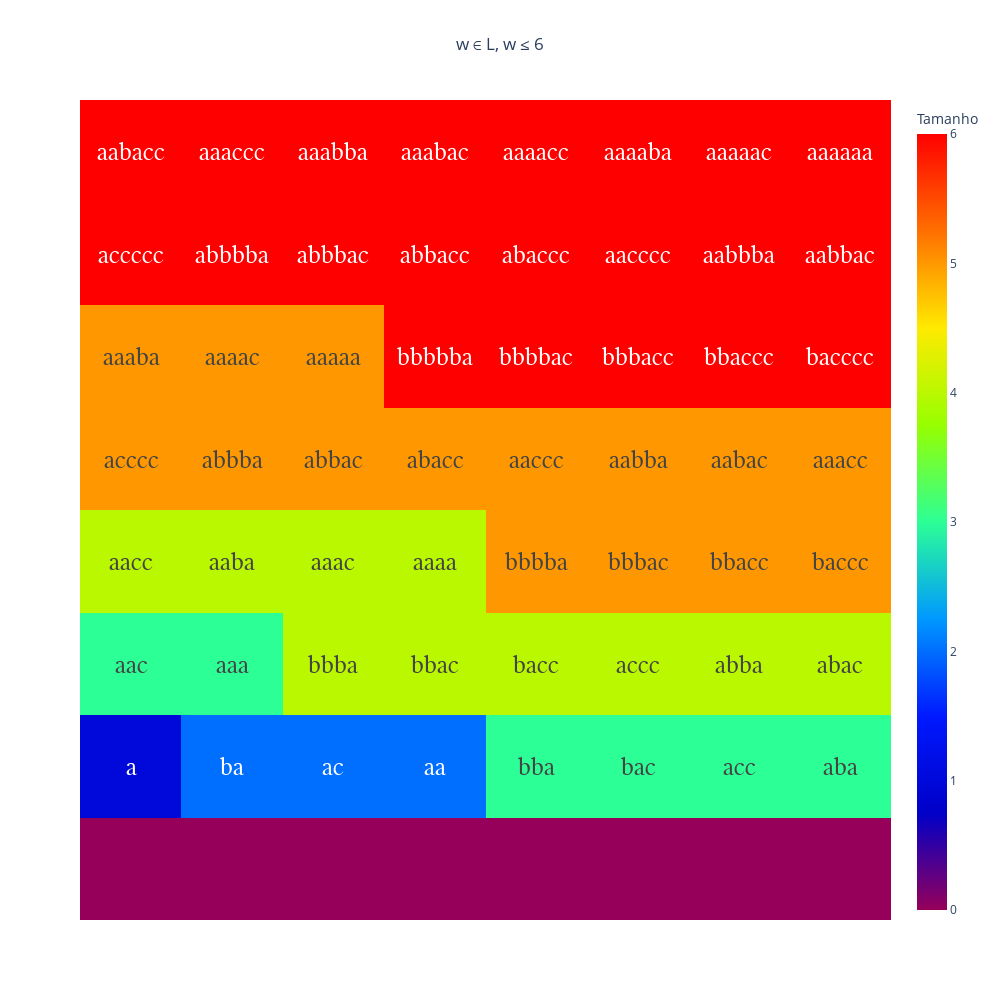

Write notebook code for a chart like this one.
### Code cell
strings = generate_strings(alphabet={'a', 'b', 'c'}, size=6)
matches = apply_mask(pattern=r"^a*b*(a|ac*)$", strings=strings)

string_heatmap(
    strings=[key for key, value in matches.items() if value],
    title="w ∈ L, w ≤ 6",
    figsize=(1000, 1000), fontsize=25, filename="results/1d.svg"
)

### Figure 1 — Plotly figure (JSON) as saved in the notebook; plotly's stock layout.template omitted (floating-point values rounded to 4 significant figures)
{"data": [{"colorbar": {"title": {"text": "Tamanho"}}, "colorscale": [[0.0, "rgb(150,0,90)"], [0.125, "rgb(0,0,200)"], [0.25, "rgb(0,25,255)"], [0.375, "rgb(0,152,255)"], [0.5, "rgb(44,255,150)"], [0.625, "rgb(151,255,0)"], [0.75, "rgb(255,234,0)"], [0.875, "rgb(255,111,0)"], [1.0, "rgb(255,0,0)"]], "showscale": true, "text": [["", "", "", "", "", "", "", ""], ["a", "ba", "ac", "aa", "bba", "bac", "acc", "aba"], ["aac", "aaa", "bbba", "bbac", "bacc", "accc", "abba", "abac"], ["aacc", "aaba", "aaac", "aaaa", "bbbba", "bbbac", "bbacc", "baccc"], ["acccc", "abbba", "abbac", "abacc", "aaccc", "aabba", "aabac", "aaacc"], ["aaaba", "aaaac", "aaaaa", "bbbbba", "bbbbac", "bbbacc", "bbaccc", "bacccc"], ["accccc", "abbbba", "abbbac", "abbacc", "abaccc", "aacccc", "aabbba", "aabbac"], ["aabacc", "aaaccc", "aaabba", "aaabac", "aaaacc", "aaaaba", "aaaaac", "aaaaaa"]], "textfont": {"family": "monospace", "size": 25}, "texttemplate": "%{text}", "z": [["0", "0", "0", "0", "0", "0", "0", "0"], ["1", "2", "2", "2", "3", "3", "3", "3"], ["3", "3", "4", "4", "4", "4", "4", "4"], ["4", "4", "4", "4", "5", "5", "5", "5"], ["5", "5", "5", "5", "5", "5", "5", "5"], ["5", "5", "5", "6", "6", "6", "6", "6"], ["6", "6", "6", "6", "6", "6", "6", "6"], ["6", "6", "6", "6", "6", "6", "6", "6"]], "type": "heatmap"}], "layout": {"xaxis": {"anchor": "y", "domain": [0.0, 1.0], "showticklabels": false, "showgrid": false}, "yaxis": {"anchor": "x", "domain": [0.0, 1.0], "showticklabels": false, "showgrid": false}, "title": {"text": "w ∈ L, w ≤ 6", "x": 0.5}, "width": 1000, "height": 1000}}
